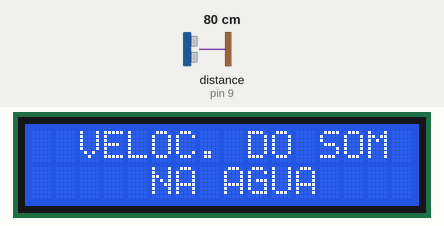
Recording of a sketch running on a simulated Arduino Uno, built with avr-gcc and run on an emulated ATmega328P. Shown: 16×2 character LCD. Wiring (inferred from the names in the program): ultrasonic range finder: trigger pin 8; echo pin 9. The inputs (shaded band) are chosen by the test bench; at power-on: distance to the obstacle (sensor on pin 9) 80 cm. The echo pulse lasts 58.3 µs per cm.

Above: at 0.1 s.
At 12.2 s:
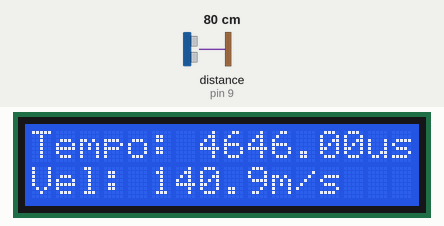

The sketch:

velocidade_sonora_agua_media.ino
```cpp
#define pino_trigger 8
#define pino_echo 9
#define contraste 6

#include <LiquidCrystal.h>
// inicializa a biblioteca com os números dos pinos de interface
const int rs = 12, en = 11, d4 = 5, d5 = 4, d6 = 3, d7 = 2;
LiquidCrystal lcd(rs, en, d4, d5, d6, d7);

//Variaveis
// Velocidade do som (20ºC)
// float velAr = 344.0;          //valor teorico
float velAr = 362.0;          // valor experimental

// frequencia: 40,000 Hz
// comprimento de onda = velocidade do som / frequencia
// p/ v=344, λ=8.6mm      ||    p/ v=362, λ=9.0mm

float alturaAr_CM = 7.0;    // meio comprimento de onda
float alturaAgua_CM = 30.0;
float tempo, tempoMedia;
float velAgua, velMedia;

void setup() {
  // Inicializamos a comunicacao com o display lcd
  lcd.begin(16, 2);
  pinMode(pino_trigger, OUTPUT); //PINO DE TRIGGER
  pinMode(pino_echo, INPUT); // SINAL DE ECO
  analogWrite(contraste, 110);

  lcd.print("  VELOC. DO SOM ");
  lcd.setCursor(0, 1);
  lcd.print("     NA AGUA    ");
  delay(2000);
}

void loop() {
  for (int i = 0; i < 20; i++) {
    digitalWrite(pino_trigger, LOW);
    delayMicroseconds(2);
    digitalWrite(pino_trigger, HIGH);
    delayMicroseconds(10);
    digitalWrite(pino_trigger, LOW);
    // o tempo sera registrado em microssegundos
    tempo = pulseIn(pino_echo, HIGH);

    velAgua = float (2 * alturaAgua_CM * velAr) / ((velAr * tempo * 0.0001) - (2 * alturaAr_CM));
    velMedia = velMedia + velAgua;
    tempoMedia = tempoMedia + tempo;
    delay(500);
  }

  lcd.clear();
  lcd.setCursor(0, 0);
  lcd.print("Tempo: ");
  //lcd.print(tempo);
  lcd.print(tempoMedia / 20);
  lcd.print("us");

  lcd.setCursor(0, 1);
  lcd.print("Vel: ");
  //lcd.print(velAgua);
  lcd.print(velMedia / 20, 1);
  lcd.print("m/s");

  velMedia = 0;
  tempoMedia = 0;
}
```
